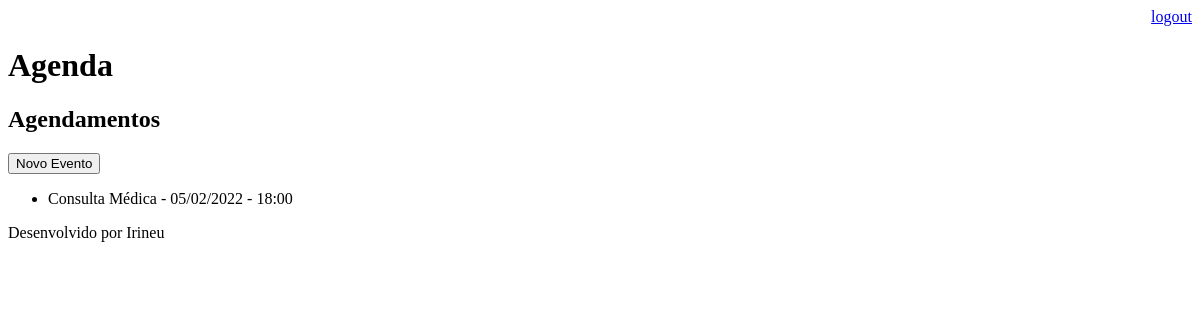
Page /agenda/ (signed in) on the earlier database version.
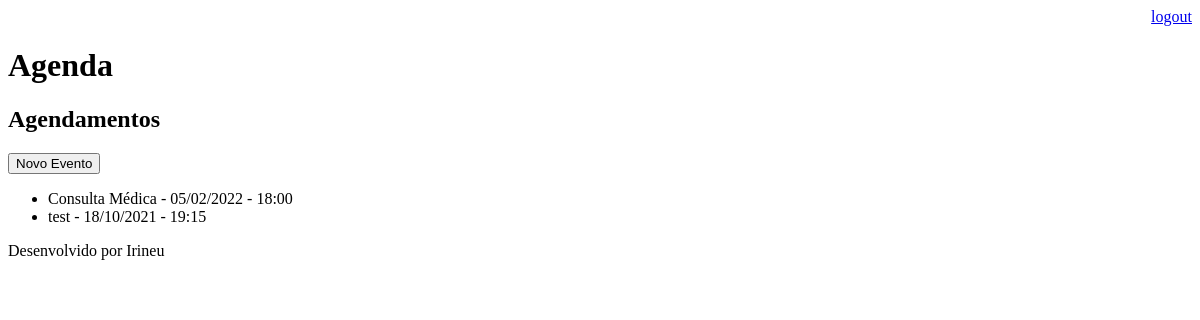
Same page on the later database version.
### core/models.py (models this page shows, shortened)
class Evento(models.Model):
    titulo = models.CharField(max_length=100)
    local = models.CharField(blank=True, null=True, max_length=100)
    descricao = models.TextField(blank=True, null=True)
    data_evento = models.DateTimeField(verbose_name='Data do Evento')
    data_criacao = models.DateTimeField(auto_now=True)
    usuario = models.ForeignKey(User, on_delete=models.CASCADE)
    class Meta:
        db_table = 'Evento'
    def get_data_evento(self):
        return self.data_evento.strftime('%d/%m/%Y - %H:%M')

### core/views.py (the view)
# urls.py: path('agenda/', views.lista_eventos),
@login_required(login_url='/login/')
def lista_eventos(request):
    usuario = request.user
    eventos = Evento.objects.filter(usuario=usuario)
    response = {'eventos':eventos}
    return render(request, 'agenda.html', response)

### templates/agenda.html
{% extends "model-page.html"%}
{% block content%}
    <h2>Agendamentos</h2>
    <a href="evento/">
        <button type="button">Novo Evento</button>
    </a>
    <ul>
    {% for evento in eventos %}
        <li>{{evento.titulo}} - {{evento.get_data_evento}}</li>
    {% endfor %}
    </ul>
{% endblock %}

Differences in the rows shown:
added Evento: titulo "test", get_data_evento "18/10/2021 - 19:15"
